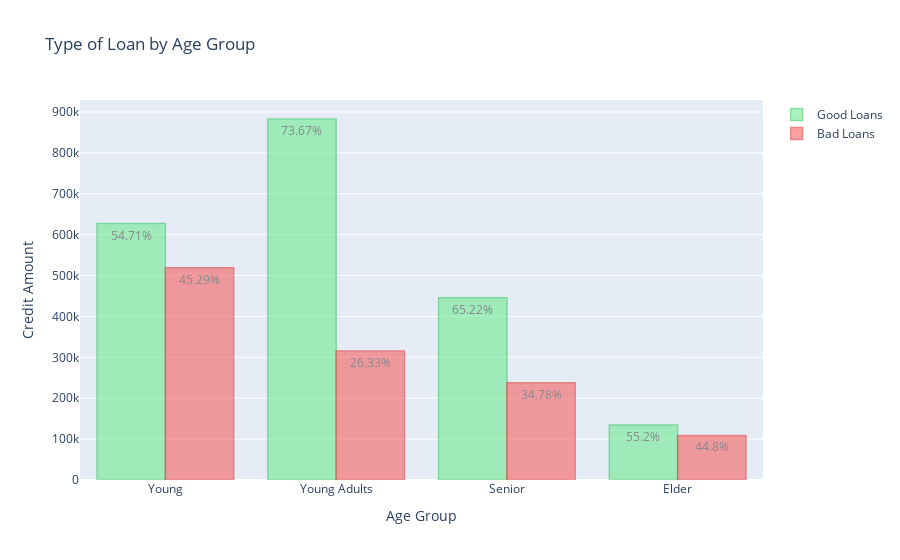

Source (notebook cell):
### Code cell
# Lets find loans by age group and by the level of risk and plot them in a bar chart.

# Age Group Segments
young_good = df['Credit_amount'].loc[(df['Age_Group'] == 'Young') & (df['Risk'] == 'good')].sum()
young_bad = df['Credit_amount'].loc[(df['Age_Group'] == 'Young') & (df['Risk'] == 'bad')].sum()
young_adult_good = df['Credit_amount'].loc[(df['Age_Group'] == 'Young Adults') & (df['Risk'] == 'good')].sum()
young_adult_bad = df['Credit_amount'].loc[(df['Age_Group'] == 'Young Adults') & (df['Risk'] == 'bad')].sum()
senior_good = df['Credit_amount'].loc[(df['Age_Group'] == 'Senior') & (df['Risk'] == 'good')].sum()
senior_bad = df['Credit_amount'].loc[(df['Age_Group'] == 'Senior') & (df['Risk'] == 'bad')].sum()
elder_good = df['Credit_amount'].loc[(df['Age_Group'] == 'Elder') & (df['Risk'] == 'good')].sum()
elder_bad = df['Credit_amount'].loc[(df['Age_Group'] == 'Elder') & (df['Risk'] == 'bad')].sum()
# Percents
young_good_p = young_good/(young_good + young_bad) * 100
young_bad_p = young_bad/(young_good + young_bad) * 100
young_adult_good_p = young_adult_good/(young_adult_good + young_adult_bad) * 100
young_adult_bad_p = young_adult_bad/(young_adult_good + young_adult_bad) * 100
senior_good_p = senior_good/(senior_good + senior_bad) * 100
senior_bad_p =  senior_bad/(senior_good + senior_bad) * 100
elder_good_p = elder_good/(elder_good + elder_bad) * 100
elder_bad_p = elder_bad/(elder_good + elder_bad) * 100

# Round Percents
young_good_p = str(round(young_good_p, 2))
young_bad_p = str(round(young_bad_p, 2))
young_adult_good_p = str(round(young_adult_good_p, 2))
young_adult_bad_p = str(round(young_adult_bad_p, 2))
senior_good_p = str(round(senior_good_p, 2))
senior_bad_p = str(round(senior_bad_p, 2))
elder_good_p = str(round(elder_good_p, 2))
elder_bad_p = str(round(elder_bad_p, 2))
x = ["Young", "Young Adults", "Senior", "Elder"]

good_loans = go.Bar(
    x=x,
    y=[young_good, young_adult_good, senior_good, elder_good],
    name="Good Loans",
    text=[young_good_p + '%', young_adult_good_p + '%', senior_good_p + '%', elder_good_p + '%'],
    textposition = 'auto',
    marker=dict(
        color='rgb(111, 235, 146)',
        line=dict(
            color='rgb(60, 199, 100)',
            width=1.5),
        ),
    opacity=0.6
)

bad_loans =  go.Bar(
    x=x,
    y=[young_bad, young_adult_bad, senior_bad, elder_bad],
    name="Bad Loans",
    text=[young_bad_p + '%', young_adult_bad_p + '%', senior_bad_p + '%', elder_bad_p + '%'],
    textposition = 'auto',
    marker=dict(
        color='rgb(247, 98, 98)',
        line=dict(
            color='rgb(225, 56, 56)',
            width=1.5),
        ),
    opacity=0.6
)

data = [good_loans, bad_loans]

layout = dict(
    title="Type of Loan by Age Group", 
    xaxis = dict(title="Age Group"),
    yaxis= dict(title="Credit Amount")
)

fig = dict(data=data, layout=layout)

iplot(fig, filename='grouped-bar-direct-labels')

### Figure 1 — Plotly figure (JSON) as saved in the notebook; plotly's stock layout.template omitted (floating-point values rounded to 4 significant figures)
{"data": [{"marker": {"color": "rgb(111, 235, 146)", "line": {"color": "rgb(60, 199, 100)", "width": 1.5}}, "name": "Good Loans", "opacity": 0.6, "text": ["54.71%", "73.67%", "65.22%", "55.2%"], "textposition": "auto", "type": "bar", "x": ["Young", "Young Adults", "Senior", "Elder"], "y": [626955, 882725, 445690, 134450]}, {"marker": {"color": "rgb(247, 98, 98)", "line": {"color": "rgb(225, 56, 56)", "width": 1.5}}, "name": "Bad Loans", "opacity": 0.6, "text": ["45.29%", "26.33%", "34.78%", "44.8%"], "textposition": "auto", "type": "bar", "x": ["Young", "Young Adults", "Senior", "Elder"], "y": [519060, 315569, 237698, 109111]}], "layout": {"title": {"text": "Type of Loan by Age Group"}, "xaxis": {"title": {"text": "Age Group"}}, "yaxis": {"title": {"text": "Credit Amount"}}}}
